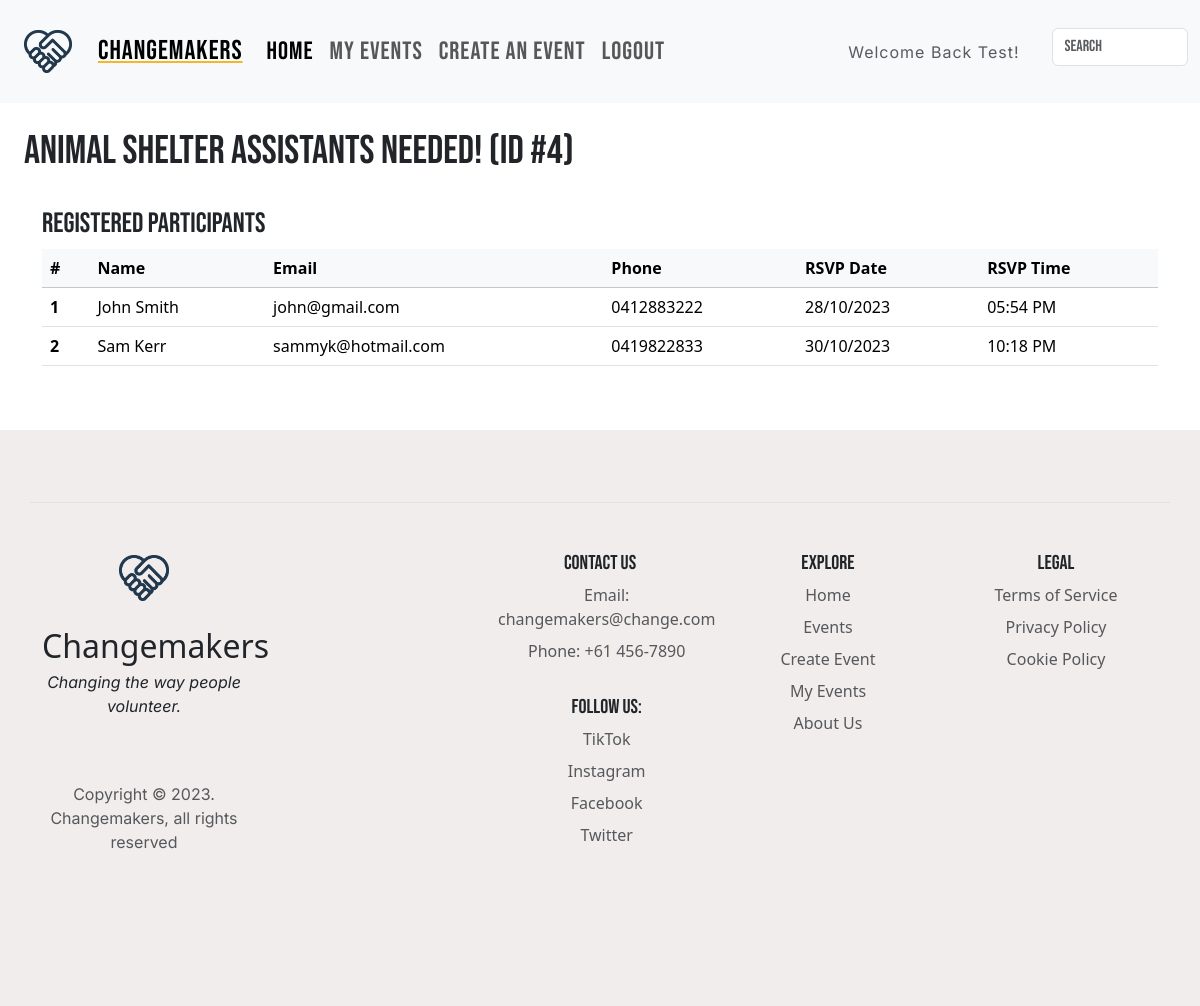
/events/4/participants (signed in), run on the app's committed database.
### website/models.py (models this page shows, shortened)
class User(db.Model, UserMixin):
    __tablename__ = "users"
    id = db.Column(db.Integer, primary_key=True)
    fname = db.Column(db.String(80), nullable=False)
    lname = db.Column(db.String(80), nullable=False)
    email = db.Column(db.String(100), unique=True, nullable=False)
    password_hash = db.Column(db.String(255), nullable=False)
    phonenum = db.Column(db.String(20), nullable=False)
    location_id = db.Column(db.Integer, db.ForeignKey("locations.id"))
    comments = db.relationship("Comment", backref="user")
    created_events = db.relationship("Event", backref="user")
    registered_events = db.relationship("Registration", backref="user")
    emergency_contact = db.relationship("EmergencyContact", backref="user")
    waitlists = db.relationship("Waitlist", backref="user")
    locations = db.relationship("Location", backref="user")

class Event(db.Model):
    __tablename__ = "events"
    id = db.Column(db.Integer, primary_key=True)
    title = db.Column(db.String(100), nullable=False)
    date = db.Column(db.Date, nullable=False)
    start_time = db.Column(db.Time, nullable=False)
    end_time = db.Column(db.Time, nullable=False)
    total_tickets = db.Column(db.Integer, nullable=False)
    description = db.Column(db.String(500), nullable=False)
    image = db.Column(
        db.String(400), default="static/img/generic.jpg"
    )  # have a local generic image for users who don't upload a photo
    age_limit = db.Column(db.Boolean, default=False)
    user_id = db.Column(db.Integer, db.ForeignKey("users.id"))
    location_id = db.Column(db.Integer, db.ForeignKey("locations.id"))
    genre_id = db.Column(db.Integer, db.ForeignKey("genres.id"))
    status_id = db.Column(db.Integer, db.ForeignKey("status.id"))
    waitlists = db.relationship("Waitlist", backref="event")
    registrations = db.relationship("Registration", backref="event")
    comments = db.relationship("Comment", backref="event")
    locations = db.relationship("Location", backref="event", foreign_keys=[location_id])
    genres = db.relationship("EventGenre", backref="event")
    status = db.relationship("EventStatus", backref="event")

class Registration(db.Model):
    __tablename__ = "registrations"
    id = db.Column(db.Integer, primary_key=True)
    registered_at = db.Column(db.DateTime, default=datetime.now())
    user_id = db.Column(db.Integer, db.ForeignKey("users.id"))
    event_id = db.Column(db.Integer, db.ForeignKey("events.id"))

### website/events.py (the view)
@bp.route("/<id>/participants", methods=["GET"])
@login_required
def participants(id):
    event = get_event(id)
    registered_users = (
        db.session.query(Registration).filter(Registration.event_id == event.id).all()
    )
    return render_template(
        "events/participants.html",
        event=event,
        user=current_user,
        registered_users=registered_users,
    )

### website/event_funcs.py (called while the page is built)
def get_event(id):
    event = db.session.scalar(db.select(Event).where(Event.id == id))
    if event is None:
        abort(404)
    return event

### website/templates/events/participants.html
{% extends 'base.html' %}
{% block content %}
<h1 class="p-4">{{ event.title }} (ID #{{ event.id }})</h1>
<div class="container">
    <h3>Registered participants</h3>
    {% if registered_users %}
    <table class="table">
        <thead class="table-light">
            <tr>
                <th scope="col">#</th>
                <th scope="col">Name</th>
                <th scope="col">Email</th>
                <th scope="col">Phone</th>
                <th scope="col">RSVP Date</th>
                <th scope="col">RSVP Time</th>
            </tr>
        </thead>
        <tbody>
            {% for user in registered_users %}
            <tr>
                <th scope="row">{{ loop.index }}</th>
                <td>{{ user.user.fname }} {{ user.user.lname }}</td>
                <td>{{ user.user.email }}</td>
                <td>{{ user.user.phonenum }}</td>
                <td>{{ user.registered_at.strftime("%d/%m/%Y") }}</td>
                <td>{{ user.registered_at.strftime("%I:%M %p") }}</td>
            </tr>
            {% endfor %}
        </tbody>
    </table>
    {% else %}
    <i>Currently there are no users registered for your event.</i>
    {% endif %}
</div>
<br>
<br>
{% endblock %}

### website/templates/base.html (shortened to what this page needs)
<html>
<head>
  <link href="{{ url_for('static',filename='style/style.css') }}" rel="stylesheet" type="text/css" />
  <link href="https://cdn.jsdelivr.net/npm/bootstrap@5.3.2/dist/css/bootstrap.min.css" rel="stylesheet"
 />
  <link rel="stylesheet" href="https://cdn.jsdelivr.net/npm/bootstrap-icons@1.18.0/font/bootstrap-icons.css" />
</head>
<body>
  <header>
    <nav class="navbar navbar-expand-lg bg-body-tertiary">
      <div class="container-fluid">
        <a class="navbar-brand" href="/">
          <img src="{{ url_for('static', filename='img/logo.png') }}" alt="Logo"
            class="logo d-inline-block align-text-top img-fluid" />
          <span class="nav-name">Changemakers</span>
        </a>
        <div class="collapse navbar-collapse" id="navbarSupportContent">
          <ul class="navbar-nav me-auto mb-2 mb-lg-0 w-100">
            <li class="nav-item">
              <a class="nav-link active" aria-current="page" href="/">Home</a>
            </li>
            {% if current_user.is_authenticated %}
            <div class="navbar-nav me-auto w-100">
              <li class="nav-item">
                <a class="nav-link" href="{{ url_for('event.created_events') }}">My Events</a>
              </li>
              <li class="nav-item">
                <a class="nav-link" href="{{ url_for('event.create') }}">Create an Event</a>
              </li>
              <li class="nav-item">
                <a class="nav-link" href="{{ url_for('auth.logout') }}">Logout</a>
              </li>
            </div>
            <div class="w-100 justify-content-end align-content-center d-grid px-4">
              <a class="nav-link disabled text-muted welcome w-100 h-auto d-block" href="#">Welcome Back
                {{current_user.fname}}!</a>
            </div>
            {% endif %}
          </ul>
          <form class="d-flex pt-3" action="{{url_for('main.search')}}">
            <input type="text" name="search" class="form-control flex-grow-1 my-1 mr-sm-2" id="SearchForm"
              placeholder="Search">
          </form>
        </div>
      </div>
    </nav>
  </header>
  {% block content %} {% endblock %}
</body>
<footer class="container-fluid p-4">
  <div class="container">
    <div class="row row-cols-1 row-cols-sm-2 row-cols-md-5 py-5 my-5 border-top">
      <div class="col mb-3">
        <a href="{{ url_for('main.index') }}"
          class="d-flex align-items-center mb-3 link-body-emphasis text-decoration-none">
          <div class="container text-center">
            <img class="logo" src="{{url_for('static', filename='img/logo.png')}}" alt="" />
          </div>
        </a>
        <a class="fs-2 text-decoration-none text-reset" href="/">Changemakers</a>
        <p><i>Changing the way people volunteer.</i></p>
        <ul class="nav gap-3">
        </ul>
        <p class="text-body-secondary mt-4">Copyright &copy; 2023. Changemakers, all rights reserved</p>
      </div>
      <div class="col mb-3"></div>
      <div class="col mb-3">
        <h5>Contact Us</h5>
        <ul class="nav flex-column">
          <li class="nav-item mb-2"><a href="#" class="nav-link p-0 text-body-secondary">Email:
              changemakers@change.com</a></li>
          <li class="nav-item mb-2"><a href="#" class="nav-link p-0 text-body-secondary">Phone: +61 456-7890</a></li>
          <br />
          <h5>Follow Us:</h5>
          <li class="nav-item mb-2"><a href="https://www.tiktok.com/" class="nav-link p-0 text-body-secondary">TikTok</a></li>
          <li class="nav-item mb-2"><a href="https://www.instagram.com/" class="nav-link p-0 text-body-secondary">Instagram</a></li>
          <li class="nav-item mb-2"><a href="https://www.facebook.com/" class="nav-link p-0 text-body-secondary">Facebook</a></li>
          <li class="nav-item mb-2"><a href="https://www.twitter.com/" class="nav-link p-0 text-body-secondary">Twitter</a></li>
        </ul>
      </div>
      <div class="col mb-3">
        <h5>Explore</h5>
        <ul class="nav flex-column">
          <li class="nav-item mb-2"><a href="{{ url_for('main.index') }}"
              class="nav-link p-0 text-body-secondary">Home</a></li>
          <li class="nav-item mb-2"><a href="{{ url_for('main.index') }}"
              class="nav-link p-0 text-body-secondary">Events</a></li>
          <li class="nav-item mb-2"><a href="{{ url_for('event.create') }}"
              class="nav-link p-0 text-body-secondary">Create Event</a></li>
          <li class="nav-item mb-2"><a href="{{ url_for('event.created_events') }}" class="nav-link p-0 text-body-secondary">My
              Events</a></li>
          <li class="nav-item mb-2"><a href="https://www.youtube.com/watch?v=dQw4w9WgXcQ&list=PL8dZXjD8meS_WZzEKSReIBPLzKaW3HboH&index=2" class="nav-link p-0 text-body-secondary">About
              Us</a></li>
        </ul>
      </div>
      <div class="col mb-3">
        <h5>Legal</h5>
        <ul class="nav flex-column">
          <li class="nav-item mb-2"><a href="/terms" class="nav-link p-0 text-body-secondary">Terms of Service</a></li>
          <li class="nav-item mb-2"><a href="/privacy" class="nav-link p-0 text-body-secondary">Privacy Policy</a></li>
          <li class="nav-item mb-2"><a href="https://www.youtube.com/watch?v=dQw4w9WgXcQ&list=PL8dZXjD8meS_WZzEKSReIBPLzKaW3HboH&index=2" class="nav-link p-0 text-body-secondary">Cookie Policy</a></li>
        </ul>
      </div>
    </div>
  </div>
</footer>
</html>

### website/static/style/style.css (style rules this page uses)
body { overflow-x: hidden; margin: 0; }
h1, h2, h3, h4, h5 { font-family: "Bebas Neue", sans-serif; font-weight: 300; }
p { font-family: "Inter", sans-serif; }
a, div a, h5 a, button a { text-decoration: none; color: black; }
nav { font-family: "Bebas Neue", sans-serif; font-size: 25px; letter-spacing: 1px; }
.nav-name { text-decoration: underline rgb(244, 183, 42); color: black; font-size: 1.7rem; }
.navbar-brand { display: grid; place-items: center; grid-template-columns: max-content 1fr; gap: 1em; margin: 0.3em; }
.logo { width: 60px; padding: 0.3em; }
.container { position: relative; }
footer { text-align: center; background-color: rgb(241, 237, 237); padding: 5%; }
a.welcome { font-family: "Inter", sans-serif; font-size: 16px; padding: 2.5%; }

### data on the page
User: fname "Test"
Event: title "Animal Shelter Assistants Needed!", id "4"
Registration: user.fname "John", user.lname "Smith", user.email "john@gmail.com", user.phonenum "0412883222", registered_at "28/10/2023", registered_at "05:54 PM"
Registration: user.fname "Sam", user.lname "Kerr", user.email "sammyk@hotmail.com", user.phonenum "0419822833", registered_at "30/10/2023", registered_at "10:18 PM"
